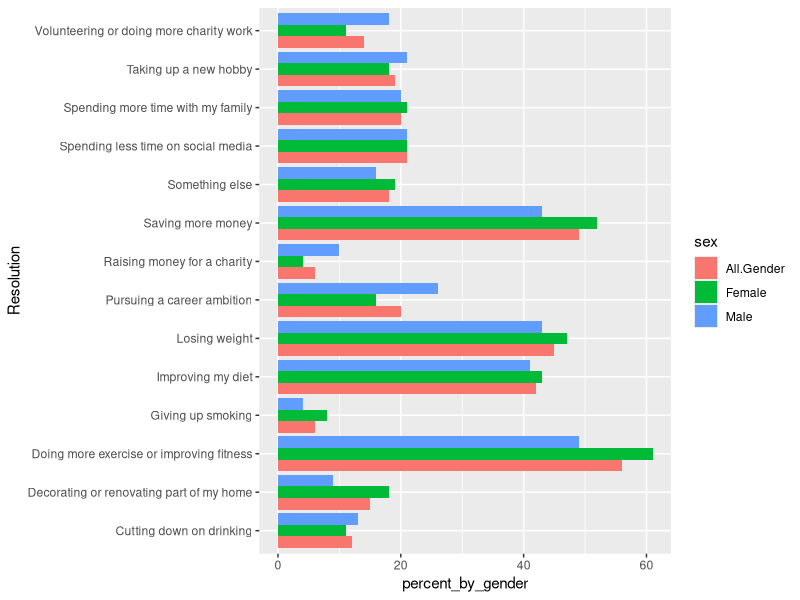
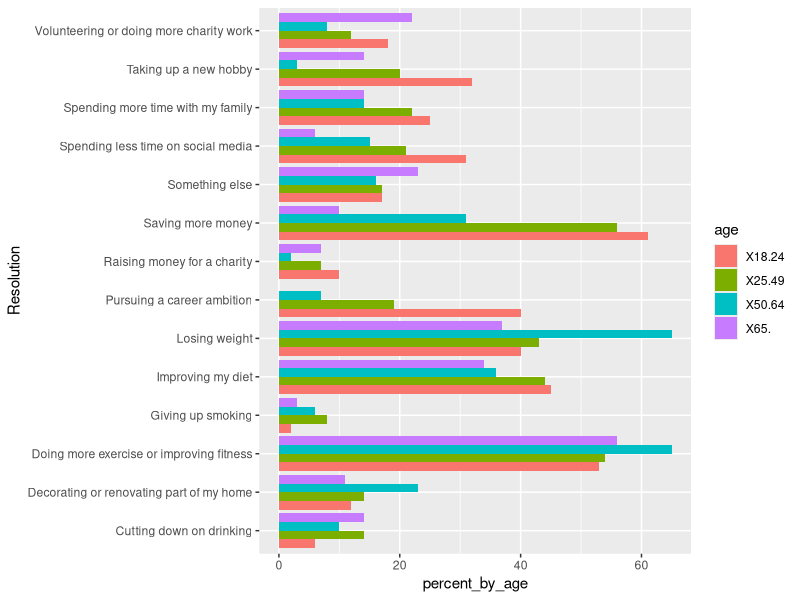

These charts were generated, in order, by the following R code:

library(dplyr)
library(ggplot2)
library(tidyr)

resolutions <- read.csv('Full_New_Years_Resolutions_Gender_Age_Breakdown-2.csv')
print(head(resolutions))


# Print summary statistics for resolutions dataset.
summary(resolutions)



# Convert to data frame and remove empty rows.
res = as.data.frame(resolutions)
res_cleaned <- res %>% filter_all(all_vars(!is.na(.)))

# Pivot gender columns to rows.
res_long <- pivot_longer(res_cleaned, Male:All.Gender, names_to = "sex", values_to = "percent_by_gender")

# Create plot of resolution percentages for all gender.
p <- ggplot(data = res_long, aes(x = Resolution, y = percent_by_gender, fill = sex)) +
  geom_bar(stat="identity", position = "dodge")

p + coord_flip()


# Pivot age columns to rows.
res_long_age <- pivot_longer(res_long, X18.24:X65., names_to = "age", values_to = "percent_by_age")
# Create plot of resolution percentages for age groups.
p_age <- ggplot(data = res_long_age, aes(x = Resolution, y = percent_by_age, fill = age)) +
  geom_bar(stat="identity", position = "dodge")

p_age + coord_flip()

res_cleaned

# Find average number of people who make each resolution.
mean(res_cleaned$All.Gender)

#Find most popular resolution overall.
max_percent <- max(res_cleaned$All.Gender)
max_position <- (which(res_cleaned$All.Gender == max_percent))
max_res <- res_cleaned$Resolution[1]
print(paste("The most popular resolution is ", max_res))


